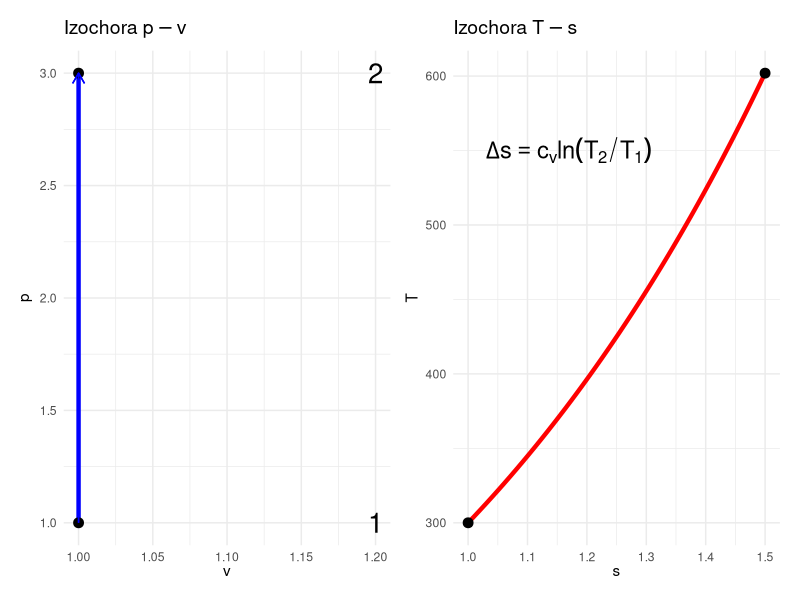
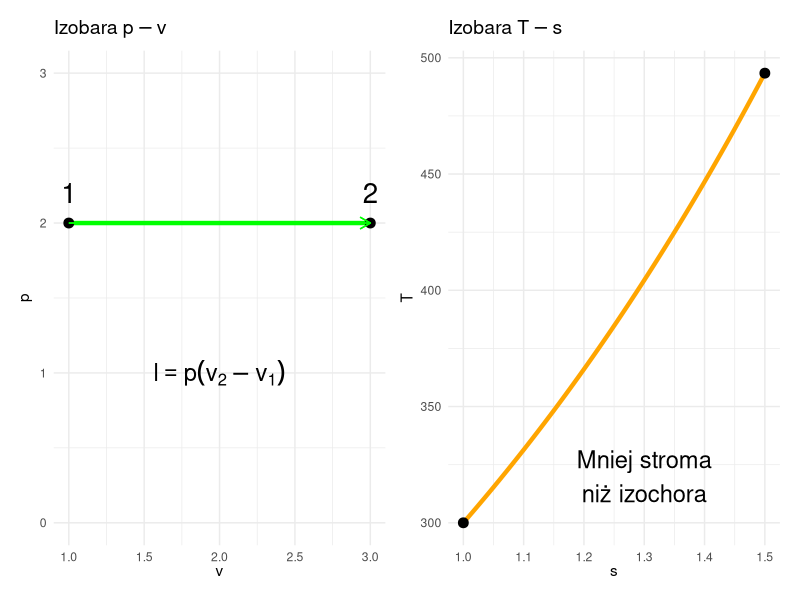
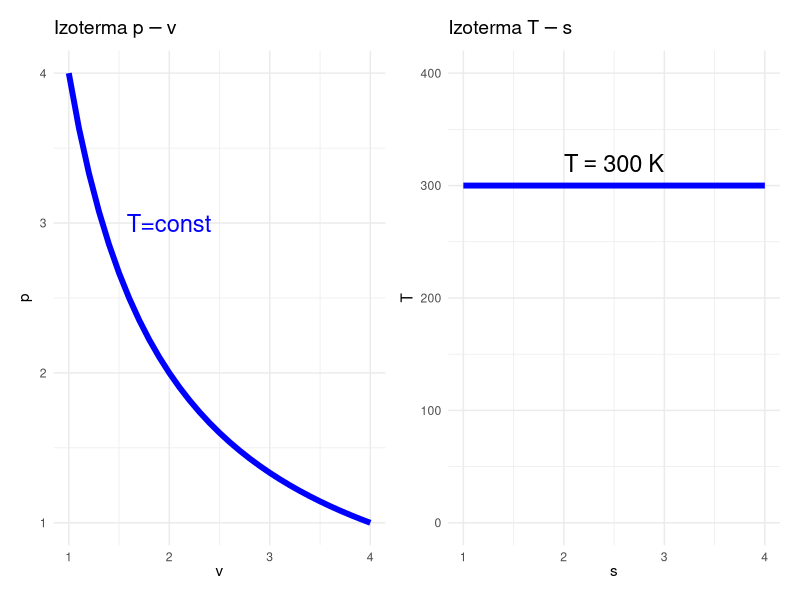
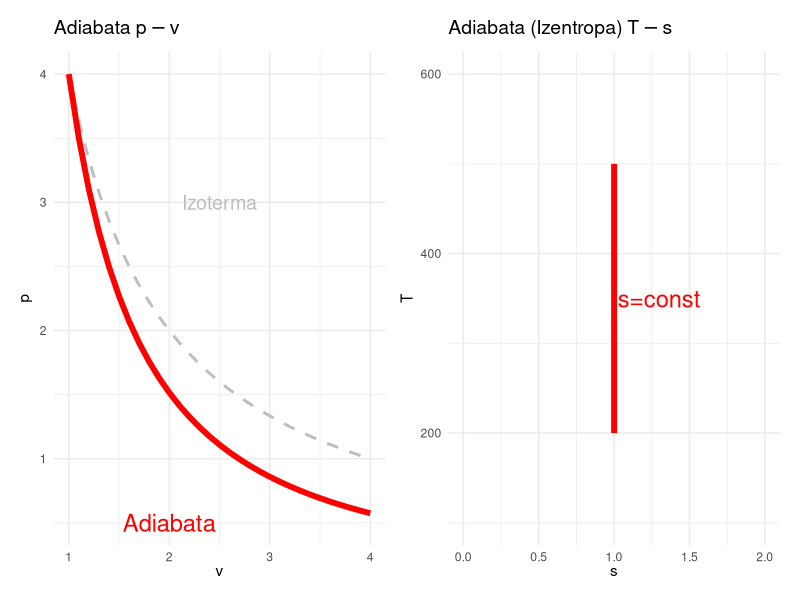
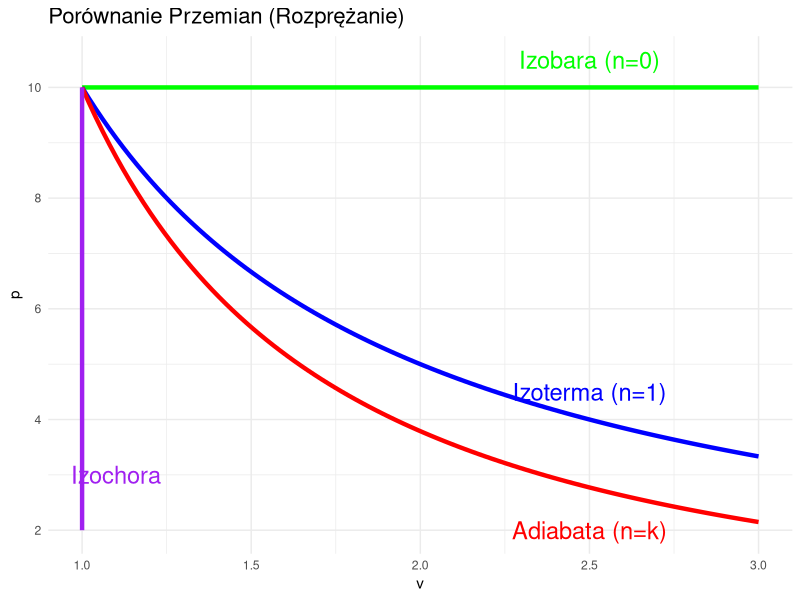

These charts were generated, in order, by the following R code:
## ---- chunk 1
#| echo: false
#| warning: false
#| message: false
library(ggplot2)
theme_set(theme_minimal(base_size = 18))
## ---- chunk 2
#| echo: false
#| fig-height: 5
#| fig-width: 8

library(ggplot2)
library(patchwork)

# Dane
p1 <- 1; p2 <- 3; v <- 1
dt_iso <- data.frame(x=c(v,v), y=c(p1,p2))

# Wykres p-v
p1_plot <- ggplot(dt_iso, aes(x=x, y=y)) +
  geom_line(color="blue", size=1.5) +
  geom_point(size=3) +
  geom_segment(aes(x=v, y=p1, xend=v, yend=p2), arrow=arrow(length=unit(0.3,"cm")), color="blue") +
  annotate("text", x=v+0.2, y=p1, label="1", size=7) +
  annotate("text", x=v+0.2, y=p2, label="2", size=7) +
  labs(title=expression("Izochora " * p-v), x=expression(v), y=expression(p)) +
  theme_minimal() + theme(plot.title=element_text(size=14))

# Wykres T-s (Krzywa wykładnicza)
s <- seq(1, 1.5, length.out=50)
T_vals <- exp((s-1)/0.718) * 300 # Przybliżenie dla powietrza
dt_ts <- data.frame(s=s, T=T_vals)

p2_plot <- ggplot(dt_ts, aes(x=s, y=T)) +
  geom_line(color="red", size=1.5) +
  geom_point(data=dt_ts[c(1,50),], size=3) +
  labs(title=expression("Izochora " * T-s), x=expression(s), y=expression(T)) +
  annotate("text", x=1.03, y=550, label="Delta*s == c[v] * ln(T[2]/T[1])", parse=TRUE, hjust=0, size=6) +
  theme_minimal() + theme(plot.title=element_text(size=14))

p1_plot + p2_plot
## ---- chunk 3
#| echo: false
#| fig-height: 5
#| fig-width: 8

# Dane
v1 <- 1; v2 <- 3; p <- 2
dt_iso <- data.frame(x=c(v1,v2), y=c(p,p))

# Wykres p-v
p1_plot <- ggplot(dt_iso, aes(x=x, y=y)) +
  geom_line(color="green", size=1.5) +
  geom_point(size=3) +
  geom_segment(aes(x=v1, y=p, xend=v2, yend=p), arrow=arrow(length=unit(0.3,"cm")), color="green") +
  annotate("text", x=v1, y=p+0.2, label="1", size=7) +
  annotate("text", x=v2, y=p+0.2, label="2", size=7) +
  # Składnia plotmath dla pola pracy
  annotate("text", x=2, y=1, label="l == p(v[2]-v[1])", parse=TRUE, size=6) + 
  labs(title=expression("Izobara " * p-v), x=expression(v), y=expression(p)) +
  ylim(0, 3) +
  theme_minimal() + theme(plot.title=element_text(size=14))

# Wykres T-s (Mniej stroma niż izochora)
s <- seq(1, 1.5, length.out=50)
T_vals_p <- exp((s-1)/1.005) * 300 # cp > cv, więc wolniejszy wzrost T
dt_ts_p <- data.frame(s=s, T=T_vals_p)

p2_plot <- ggplot(dt_ts_p, aes(x=s, y=T)) +
  geom_line(color="orange", size=1.5) +
  geom_point(data=dt_ts_p[c(1,50),], size=3) +
  labs(title=expression("Izobara " * T-s), x=expression(s), y=expression(T)) +
  annotate("text", x=1.3, y=320, label="Mniej stroma\nniż izochora", size=6) +
  theme_minimal() + theme(plot.title=element_text(size=14))

p1_plot + p2_plot
## ---- chunk 4
#| echo: false
#| fig-height: 5
#| fig-width: 8

v <- seq(1, 4, 0.1)
p <- 4/v

# p-v
p1_plot <- ggplot() + 
  geom_line(aes(x=v, y=p), size=2, color="blue") +
  annotate("text", x=2, y=3, label="T=const", color="blue", size=6) +
  labs(title=expression("Izoterma " * p-v), x=expression(v), y=expression(p)) +
  theme_minimal() + theme(plot.title=element_text(size=14))

# T-s
s <- seq(1, 4, 1)
T_val <- rep(300, 4)
p2_plot <- ggplot() +
  geom_line(aes(x=s, y=T_val), size=2, color="blue") +
  annotate("text", x=2.5, y=320, label="T == 300 ~ K", parse=TRUE, size=6) +
  labs(title=expression("Izoterma " * T-s), x=expression(s), y=expression(T)) +
  ylim(0, 400) +
  theme_minimal() + theme(plot.title=element_text(size=14))

p1_plot + p2_plot
## ---- chunk 5
#| echo: false
#| fig-height: 5
#| fig-width: 8

v <- seq(1, 4, 0.1)
# p-v
p1_plot <- ggplot() + 
  geom_line(aes(x=v, y=4/v), size=1, color="grey", linetype="dashed") +
  geom_line(aes(x=v, y=4/(v^1.4)), size=2, color="red") +
  annotate("text", x=2.5, y=3, label="Izoterma", color="grey", size=5) +
  annotate("text", x=2, y=0.5, label="Adiabata", color="red", size=6) +
  labs(title=expression("Adiabata " * p-v), x=expression(v), y=expression(p)) +
  theme_minimal() + theme(plot.title=element_text(size=14))

# T-s
s <- 1
T_adj <- seq(200, 500, 10)
p2_plot <- ggplot() +
  geom_segment(aes(x=s, y=200, xend=s, yend=500), size=2, color="red") +
  annotate("text", x=1.3, y=350, label="s=const", color="red", size=6) +
  labs(title=expression("Adiabata (Izentropa) " * T-s), x=expression(s), y=expression(T)) +
  xlim(0, 2) + ylim(100, 600) +
  theme_minimal() + theme(plot.title=element_text(size=14))

p1_plot + p2_plot
## ---- chunk 6
#| label: polyp-sun
#| echo: false
#| fig-width: 10
#| fig-height: 6

v <- seq(1, 3, length.out=100)
# Start point (1, 10)
p_0 <- rep(10, 100) # n=0
p_1 <- 10/v         # n=1
p_k <- 10 / v^1.4   # n=k

ggplot() +
  geom_line(aes(x=v, y=p_0), color="green", size=1.5) +
  geom_line(aes(x=v, y=p_1), color="blue", size=1.5) +
  geom_line(aes(x=v, y=p_k), color="red", size=1.5) +
  geom_segment(aes(x=1, y=10, xend=1, yend=2), color="purple", size=1.5) + 
  
  annotate("text", x=2.5, y=10.5, label="Izobara (n=0)", color="green", size=6) +
  annotate("text", x=2.5, y=4.5, label="Izoterma (n=1)", color="blue", size=6) +
  annotate("text", x=2.5, y=2.0, label="Adiabata (n=k)", color="red", size=6) +
  annotate("text", x=1.1, y=3, label="Izochora", color="purple", size=6) +
  
  labs(title="Porównanie Przemian (Rozprężanie)", x="v", y="p") +
  theme_minimal() + theme(plot.title=element_text(size=16))
